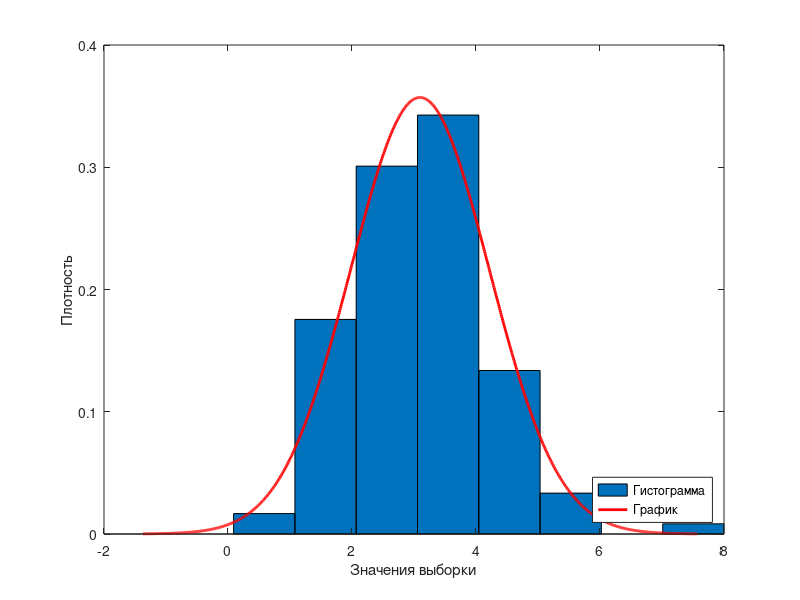
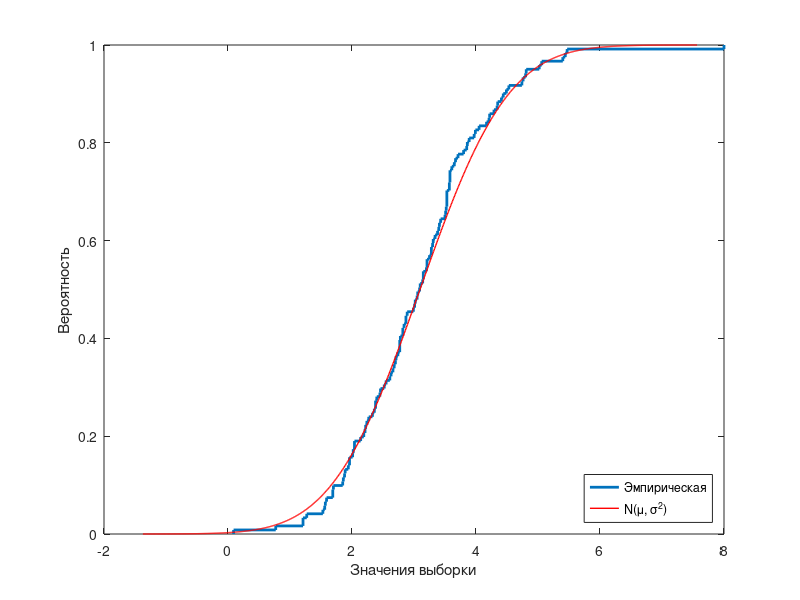

Source code (MATLAB) for these figures, in order:
clear all;
pkg load statistics

X = [8.00, 3.38,1.21,1.85,2.24,4.17,2.99,4.81,2.71,2.70,4.41,3.21,3.15,2.77,4.05,3.89,1.56,2.78,2.04,2.82,3.28,2.63,1.89,3.57,3.15,3.80,5.40,3.25,2.04,2.61,5.06,2.87,2.66,4.80,3.86,0.09,2.45,2.40,2.14,1.69,2.36,5.44,2.77,1.94,2.55,3.97,1.88,3.01,4.21,4.74,2.02,2.38,2.46,3.51,2.89,1.57,3.53,0.77,3.31,3.58,2.77,3.61,3.71,2.38,3.06,4.29,4.76,1.69,1.59,3.21,2.74,3.99,3.53,3.52,2.84,1.21,2.82,4.34,3.65,2.22,2.87,3.14,3.58,1.96,3.41,3.85,1.96,3.02,4.22,3.10,2.68,3.67,1.70,5.47,5.02,2.52,3.09,2.19,4.44,2.33,2.27,3.34,3.05,4.35,3.58,3.43,4.49,3.57,3.20,1.53,3.53,3.53,1.27,3.40,4.53,2.21,3.28,3.50,2.01,3.30,1.86]; 

% a) вычисление максимального значения Mmax и минимального значения Mmin;
Xmin = min(X);
Xmax = max(X);

% б) вычисление размаха R выборки;
R = range(X); %  Xmax - Xmin;

% в) вычисление оценок μ̂ и S² математического ожидания MX и дисперсии DX;
mu = mean(X); % sum(X) / n;
Ssquare = var(X); % var(X) = sum((Xi - mu)^2) / (n - 1);

% г) группировку значений выборки в m = [log2 n] + 2 интервала;
% floor(X) rounds each element of X to the nearest integer less than or equal to that element.
m = floor(log2(length(X))) + 2;
% [counts, centers] = hist(x, m)
[y1, x1] = hist(X, m); % y1 - кол-во попаданий, x1 - центр интервала

fprintf('Минимальное значение выборки: %.3f\n', Xmin);
fprintf('Максимальное значение выборки: %.3f\n', Xmax);
fprintf('Размах выборки: %.3f\n', R);
fprintf('Выборочное математическое ожидание: %.3f\n', mu);
fprintf('Выборочная дисперсия: %.3f\n', Ssquare);

fprintf('┌────┬────────────────┬───────────┐\n');
fprintf('│ %-5s│ %-23s│ %-19s│\n', '№', 'интервал', 'попаданий');
fprintf('├────┼────────────────┼───────────┤\n');
half_width = R / (2 * m);
for i = 1 : length(x1)
    l = x1(i) - half_width;
    r = x1(i) + half_width;
    if (i != length(x1))
        fprintf('│%2d) │ [%.3f; %.3f%c │ %10d│\n', i, l, r, ")", y1(i));
    else
        fprintf('│%2d) │ [%.3f; %.3f%c │ %10d│\n', i, l, r, "]", y1(i));
    end    
end
fprintf('└────┴────────────────┴───────────┘\n');

% д) построение на одной координатной плоскости гистограммы
% и графика функции плотности распределения вероятностей нормальной случайной величины
% с математическим ожиданием μ̂ и дисперсией S²;
k = 4;
% p = normcdf(k) - normcdf(-k); % вероятность того, что случайная величина X попадет в интервал
% printf("μ-kσ≤X≤μ+kσ = %d\n", p);
% сетка на оси абсцисс для нормального распределения
Xsigma = sqrt(Ssquare); % σ
n_points = 1000;
x = linspace(mu - k*Xsigma, mu + k*Xsigma, n_points);
% вычисление функции плотности распределения вероятностей для нормального распределения
f = normpdf(x, mu, Xsigma);

% нормирование интервалов 
% (преобразуем частоты в плотность вероятности, чтобы площадь гистограммы была равна 1)
norm_y1 = y1 / (sum(y1) * (x1(2) - x1(1))); % y1 / (len(X) * h)

figure('Name', 'Функция плотности распределения вероятностей')
bar(x1, norm_y1, 1);
hold on;
plot(x, f, 'LineWidth', 2, 'color', 'red');
xlabel('Значения выборки');
ylabel('Плотность');
legend('Гистограмма', 'График', 'Location', 'southeast');
hold off;

% е) построение на другой координатной плоскости графика эмпирической функции распределения
% и функции распределения нормальной случайной величины с математическим
% ожиданием μ̂ и дисперсией S².

% вычисление функции распределения вероятностей для нормального распределения
F = normcdf(x, mu, Xsigma);
% вычисление эмпирической функции распределения
[F_emp, x_emp] = ecdf(X);

figure('Name', 'Функции распределения вероятностей')
stairs(x_emp, F_emp, 'LineWidth', 2); 
hold on;
plot(x, F, 'LineWidth', 1, 'color', 'red'); 
xlabel('Значения выборки');
ylabel('Вероятность');
legend('Эмпирическая', 'N(\mu, \sigma^2)', 'Location', 'southeast');
hold off;

